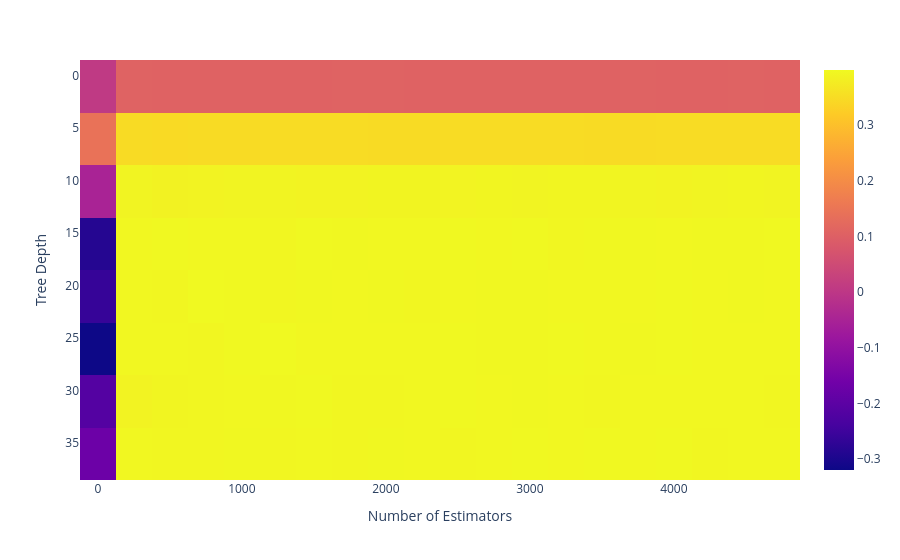

Notebook code cell kept with this figure:
### Code cell
fig = px.imshow(Scores_mean,labels=dict(x='Number of Estimators',y='Tree Depth'),y=grid['max_depth'],x=grid['n_estimators'],aspect='auto')
fig.show() # Look through the output in order to aid in more complex searching

### Figure 1 — Plotly figure (JSON) as saved in the notebook; plotly's stock layout.template omitted (floating-point values rounded to 4 significant figures; data arrays with more than 128 entries replaced by an {"elided": "..."} marker saying what was removed)
{"data": [{"coloraxis": "coloraxis", "hovertemplate": "Number of Estimators: %{x}<br>Tree Depth: %{y}<br>color: %{z}<extra></extra>", "name": "0", "type": "heatmap", "x": [1, 251, 501, 751, 1001, 1251, 1501, 1751, 2001, 2251, 2501, 2751, 3001, 3251, 3501, 3751, 4001, 4251, 4501, 4751], "xaxis": "x", "y": [1, 6, 11, 16, 21, 26, 31, 36], "yaxis": "y", "z": {"elided": "8x20 float values"}}], "layout": {"coloraxis": {"colorscale": [[0, "#0d0887"], [0.1111, "#46039f"], [0.2222, "#7201a8"], [0.3333, "#9c179e"], [0.4444, "#bd3786"], [0.5556, "#d8576b"], [0.6667, "#ed7953"], [0.7778, "#fb9f3a"], [0.8889, "#fdca26"], [1, "#f0f921"]]}, "margin": {"t": 60}, "xaxis": {"anchor": "y", "domain": [0, 1], "title": {"text": "Number of Estimators"}}, "yaxis": {"anchor": "x", "autorange": "reversed", "domain": [0, 1], "title": {"text": "Tree Depth"}}}}
